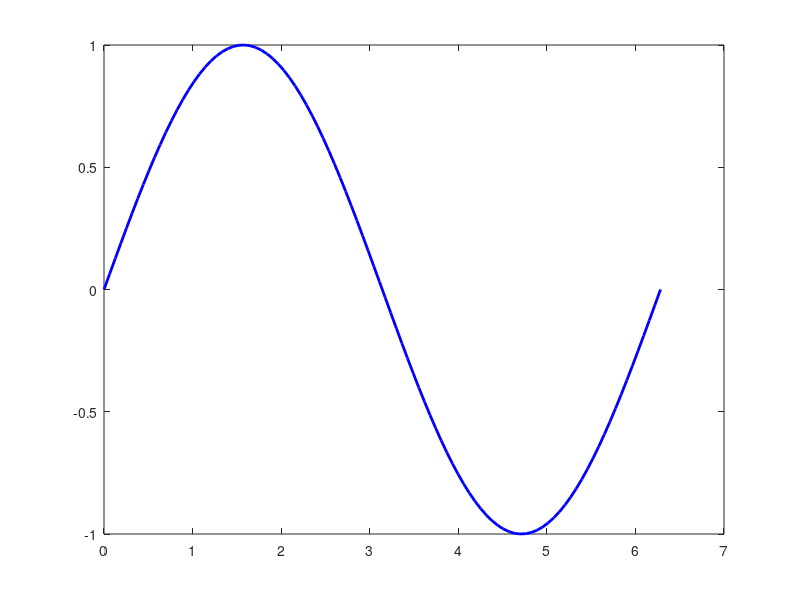

Here is the MATLAB script that generated this plot: (Note: this script raises an error after producing the figure.)
% 创建一个新的图形窗口
figure;

% 定义 x 轴数据
x = linspace(0, 2*pi, 100);

% 定义动画的帧数
numFrames = 100;

% 初始化存储帧的结构体数组
F(numFrames) = struct('cdata', [], 'colormap', []);

% 设置轴范围
axis([0 2*pi -1 1]);

% 标题
title('Sine Wave Animation');
xlabel('x');
ylabel('sin(x)');

for k = 1:numFrames
    % 更新 y 轴数据，制造动画效果
    y = sin(x - 2*pi*k/numFrames);
    
    % 绘制数据
    plot(x, y, 'b', 'LineWidth', 2);
    
    % 捕获当前图形窗口的内容为帧
    F(k) = getframe(gcf);
    
    % 暂停一会儿以控制帧速率
    pause(0.05);
end

% 播放动画
movie(gcf, F, 2, 15); % 播放2次，15帧每秒

% 创建视频写入对象
v = VideoWriter('sine_wave_animation.avi');
open(v);

% 写入每一帧到视频
for k = 1:numFrames
    writeVideo(v, F(k));
end

% 关闭视频文件
close(v);


%-------------------------------------------------------------------------
% 制作三维动画
% 创建一个新的图形窗口
figure;

% 定义 x 和 y 轴数据
[x, y] = meshgrid(linspace(-2, 2, 50), linspace(-2, 2, 50));

% 定义动画的帧数
numFrames = 100;

% 初始化存储帧的结构体数组
F(numFrames) = struct('cdata', [], 'colormap', []);

% 设置轴范围
axis([-2 2 -2 2 -2 2]);

% 标题
title('3D Surface Animation');
xlabel('x');
ylabel('y');
zlabel('z');

for k = 1:numFrames
    % 更新 z 轴数据，制造动画效果
    z = sin(sqrt(x.^2 + y.^2) - 2*pi*k/numFrames);
    
    % 绘制数据
    surf(x, y, z);
    
    % 捕获当前图形窗口的内容为帧
    F(k) = getframe(gcf);
    
    % 暂停一会儿以控制帧速率
    pause(0.05);
end
% 播放动画
movie(gcf, F, 2, 15); % 播放2次，15帧每秒
% 创建视频写入对象
v = VideoWriter('3d_surface_animation.avi');
open(v);

% 写入每一帧到视频
for k = 1:numFrames
    writeVideo(v, F(k));
end

% 关闭视频文件
close(v);



